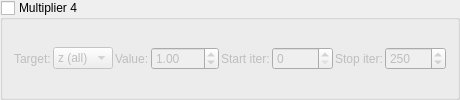
   <widget class="MyGroupBox" name="groupCheck_transf_function_enabledBw_false">
    <property name="title"><string>Multiplier 4</string></property>
    <property name="checkable"><bool>true</bool></property>
    <property name="checked"><bool>false</bool></property>
    <layout class="QGridLayout" name="gridLayout_mult4">
     <property name="spacing"><number>2</number></property>
     <item row="0" column="0">
      <widget class="QLabel"><property name="text"><string>Target:</string></property></widget>
     </item>
     <item row="0" column="1">
      <widget class="MyComboBox" name="comboBox_transf_multiplier_mode_4">
       <item><property name="text"><string notr="true">z (all)</string></property></item>
       <item><property name="text"><string notr="true">z.x</string></property></item>
       <item><property name="text"><string notr="true">z.y</string></property></item>
       <item><property name="text"><string notr="true">z.z</string></property></item>
       <item><property name="text"><string notr="true">DE</string></property></item>
       <item><property name="text"><string notr="true">color</string></property></item>
      </widget>
     </item>
     <item row="0" column="2">
      <widget class="QLabel"><property name="text"><string>Value:</string></property></widget>
     </item>
     <item row="0" column="3">
      <widget class="MyDoubleSpinBox" name="spinbox_transf_scale_8">
       <property name="minimum"><double>-100.0</double></property><property name="maximum"><double>100.0</double></property>
       <property name="singleStep"><double>0.01</double></property><property name="value"><double>1.0</double></property>
      </widget>
     </item>
     <item row="0" column="4">
      <widget class="QLabel"><property name="text"><string>Start iter:</string></property></widget>
     </item>
     <item row="0" column="5">
      <widget class="MySpinBox" name="spinboxInt_transf_start_iterations_E">
       <property name="minimum"><number>0</number></property><property name="maximum"><number>10000</number></property>
       <property name="value"><number>0</number></property>
      </widget>
     </item>
     <item row="0" column="6">
      <widget class="QLabel"><property name="text"><string>Stop iter:</string></property></widget>
     </item>
     <item row="0" column="7">
      <widget class="MySpinBox" name="spinboxInt_transf_stop_iterations_E">
       <property name="minimum"><number>0</number></property><property name="maximum"><number>10000</number></property>
       <property name="value"><number>250</number></property>
      </widget>
     </item>
    </layout>
   </widget>
